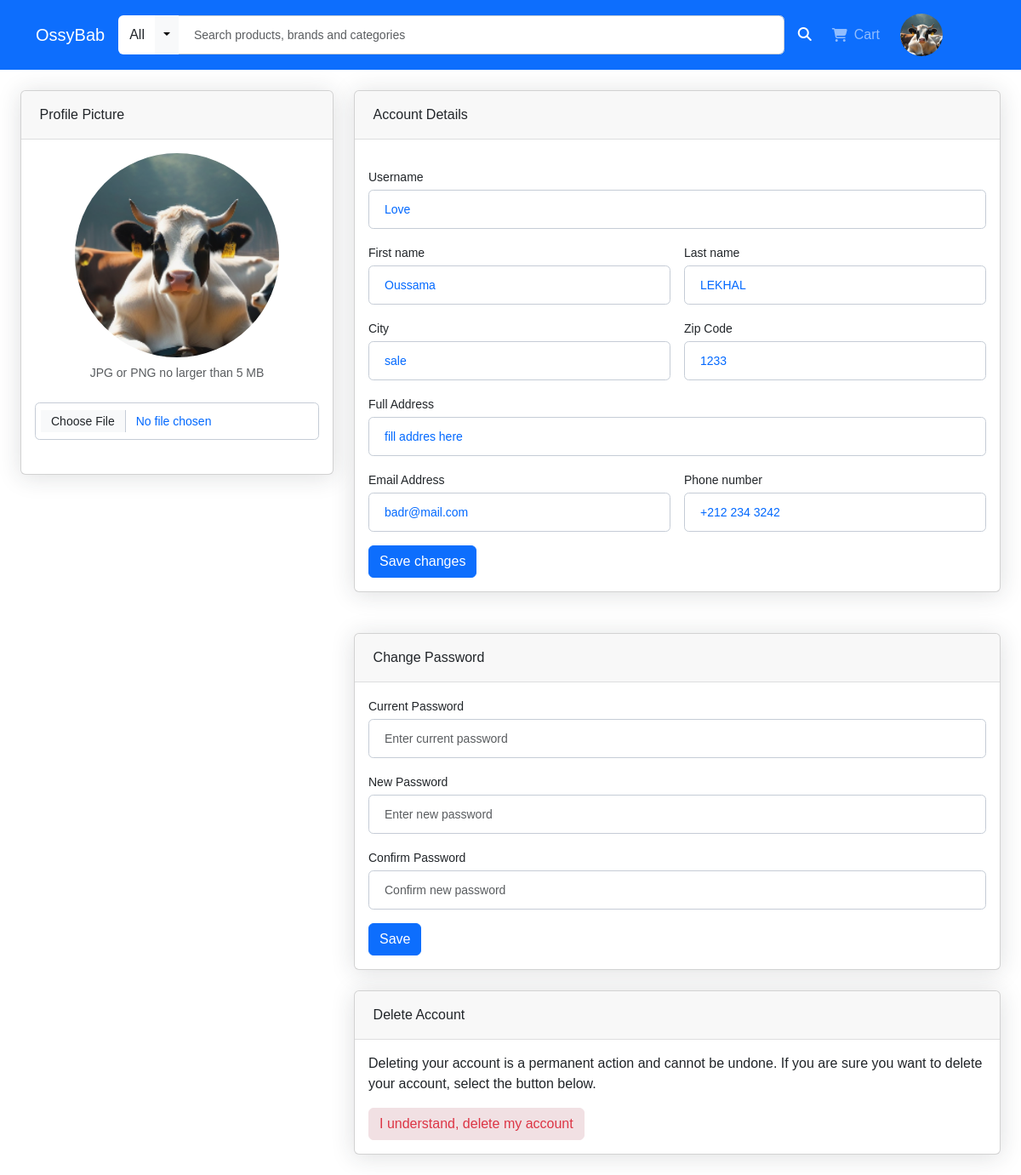
The page /client/profile/index.php (signed in) on the database its author committed.
### tables this page shows
CREATE TABLE `users` (
  `UserID` int(11) NOT NULL,
  `Username` varchar(50) NOT NULL,
  `PasswordHash` varchar(255) NOT NULL,
  `Email` varchar(100) NOT NULL,
  `FirstName` varchar(50) DEFAULT NULL,
  `LastName` varchar(50) DEFAULT NULL,
  `Address` varchar(255) DEFAULT NULL,
  `City` varchar(50) DEFAULT NULL,
  `ZipCode` varchar(20) DEFAULT NULL,
  `PhoneNumber` varchar(20) DEFAULT NULL,
  `is_admin` tinyint(1) DEFAULT 0,
  `UserImage` text NOT NULL DEFAULT 'profile.jpg',
  `archived` tinyint(1) DEFAULT 0,
  `CreatedAt` timestamp NOT NULL DEFAULT current_timestamp(),
  `UpdatedAt` timestamp NOT NULL DEFAULT current_timestamp() ON UPDATE current_timestamp()
);

### client/profile/index.php (the view, shortened to what this page needs)
<?php
include ("../../includes/connection.php");
$adminId = $_SESSION['id'];
?>
<!DOCTYPE html>
<html lang="en">
<head>
    <link href='https://unpkg.com/boxicons@2.1.4/css/boxicons.min.css' rel='stylesheet'>
    <link rel="stylesheet" href="https://cdnjs.cloudflare.com/ajax/libs/font-awesome/5.13.1/css/all.min.css"
 />
    <link rel="stylesheet" href="https://cdnjs.cloudflare.com/ajax/libs/cropperjs/1.6.2/cropper.min.css" />
    <link rel="stylesheet" href="https://cdnjs.cloudflare.com/ajax/libs/font-awesome/6.5.2/css/all.min.css"
 />
    <link rel="stylesheet" href="https://cdnjs.cloudflare.com/ajax/libs/font-awesome/6.1.1/css/all.min.css"
 />
    <link href='https://unpkg.com/boxicons@2.1.4/css/boxicons.min.css' rel='stylesheet'>
    <link rel="stylesheet" href="https://cdnjs.cloudflare.com/ajax/libs/animate.css/4.1.1/animate.min.css" />
    <link rel="stylesheet" href="../../assets/css/bootstrap.min.css">
    <link rel="stylesheet" href="../../assets/css/range.css">
    <link rel="stylesheet" href="../style.css">
</head>
<body>
    <?php include ('../navbar.php'); ?>
    <section class="content" id="content">
        <main>
            <?php
            $query = "SELECT * FROM users WHERE UserID = $adminId";
            $result = mysqli_query($conn, $query);
            if ($result && mysqli_num_rows($result) > 0) {
                $userData = mysqli_fetch_assoc($result);
                ?>
                <div class="container-l px-4 mt-4">
                    <div class="row">
                        <div class="col-xl-4">
                            <div class="card mb-4 mb-xl-0">
                                <div class="card-header">Profile Picture</div>
                                <div class="card-body text-center">
                                    <img id="imgPreview" class="img-account-profile rounded-circle mb-2"
                                        src="../../uploads/<?php echo $userData['UserImage']; ?>" alt />
                                    <div class="small font-italic text-muted mb-4">
                                        JPG or PNG no larger than 5 MB
                                    </div>
                                    <form action="process.php" method="post" enctype="multipart/form-data">
                                        <input type="file" name="userImage" class="userImg form-control">
                                        <br>
                                    </form>
                                </div>
                            </div>
                        </div>
                        <div class="col-xl-8">
                            <div class="card mb-4">
                                <div class="card-header">Account Details</div>
                                <div class="card-body">
                                    <form action="process.php" method="post" enctype="multipart/form-data">
                                        <div class="mb-3">
                                            <label class="small mb-1" for="inputUsername">Username </label>
                                            <input class="form-control" id="inputUsername" name="username" type="text"
                                                placeholder="Enter your username"
                                                value="<?php echo $userData['Username']; ?>" />
                                        </div>
                                        <div class="row gx-3 mb-3">
                                            <div class="col-md-6">
                                                <label class="small mb-1" for="inputFirstName">First name</label>
                                                <input class="form-control" id="inputFirstName" name="firstName" type="text"
                                                    placeholder="Enter your first name"
                                                    value="<?php echo $userData['FirstName']; ?>" />
                                            </div>
                                            <div class="col-md-6">
                                                <label class="small mb-1" for="inputLastName">Last name</label>
                                                <input class="form-control" id="inputLastName" name="lastName" type="text"
                                                    placeholder="Enter your last name"
                                                    value="<?php echo $userData['LastName']; ?>" />
                                            </div>
                                        </div>
                                        <div class="row gx-3 mb-3">
                                            <div class="col-md-6">
                                                <label class="small mb-1" for="inputCity">City</label>
                                                <input class="form-control" id="inputCity" name="city" type="text"
                                                    placeholder="Enter your location"
                                                    value="<?php echo $userData['City']; ?>" />
                                            </div>
                                            <div class="col-md-6">
                                                <label class="small mb-1" for="inputZipCode">Zip Code</label>
                                                <input class="form-control" id="inputZipCode" name="zipCode" type="text"
                                                    placeholder="Enter your ZipCode"
                                                    value="<?php echo $userData['ZipCode']; ?>" />
                                            </div>
                                        </div>
                                        <div class="mb-3">
                                            <label class="small mb-1" for="inputFullAddress">Full Address</label>
                                            <input class="form-control" id="inputFullAddress" name="fullAddress" type="text"
                                                placeholder="Enter your location"
                                                value="<?php echo $userData['Address']; ?>" />
                                        </div>
                                        <div class="row gx-3 mb-3">
                                            <div class="col-md-6">
                                                <label class="small mb-1" for="inputEmailAddress">Email Address</label>
                                                <input class="form-control" id="inputEmailAddress" name="emailAddress"
                                                    type="email" name="birthday" placeholder="name@example.com"
                                                    value="<?php echo $userData['Email']; ?>" />
                                            </div>
                                            <div class="col-md-6">
                                                <label class="small mb-1" for="inputPhoneNumber">Phone number</label>
                                                <input class="form-control" id="inputPhoneNumber" name="phoneNumber"
                                                    type="tel" placeholder="+212-XXXXXXXXX"
                                                    value="<?php echo $userData['PhoneNumber']; ?>" />
                                            </div>
                                        </div>
                                        <button class="btn btn-primary" type="submit" name="updateDetails">
                                            Save changes
                                        </button>
                                    </form>
                                </div>
                            </div>
                        </div>
                    </div>
                </div>
                <div class="container-l px-4 mt-4">
                    <div class="row">
                        <div class="col-lg-4">
                        </div>
                        <div class="col-lg-8">
                            <div class="card mb-4">
                                <div class="card-header">Change Password</div>
                                <div class="card-body">
                                    <form action="process.php" method="post" enctype="multipart/form-data">
                                        <div class="mb-3">
                                            <label class="small mb-1" for="currentPassword">Current Password</label>
                                            <input class="form-control" id="currentPassword" name="currentPassword"
                                                type="password" placeholder="Enter current password" required />
                                        </div>
                                        <div class="mb-3">
                                            <label class="small mb-1" for="newPassword">New Password</label>
                                            <input class="form-control" id="newPassword" name="newPassword" type="password"
                                                placeholder="Enter new password" required />
                                        </div>
                                        <div class="mb-3">
                                            <label class="small mb-1" for="confirmPassword">Confirm Password</label>
                                            <input class="form-control" id="confirmPassword" name="confirmPassword"
                                                type="password" placeholder="Confirm new password" required />
                                        </div>
                                        <button class="btn btn-primary" type="submit" name="updatePassword">Save</button>
                                    </form>
                                </div>
                            </div>
                            <div class="card mb-4">
                                <div class="card-header">Delete Account</div>
                                <div class="card-body">
                                    <p>
                                        Deleting your account is a permanent action and cannot be
                                        undone. If you are sure you want to delete your account, select
                                        the button below.
                                    </p>
                                    <button class="btn btn-danger-soft text-danger" type="button" data-bs-toggle="modal"
                                        data-bs-target="#deleteAccountModal">
                                        I understand, delete my account
                                    </button>
                                </div>
                            </div>
                        </div>
                    </div>
                </div>
                <?php
            } else {
                echo "User not found or database error!";
            }
            ?>
        </main>
    </section>
</body>
</html>

### client/style.css (style rules this page uses)
body { font-family: Arial, sans-serif; }

### client/profile/index.php (style rules this page uses)
.img-account-profile { height: 15rem; }
.rounded-circle { border-radius: 50% !important; }
.form-control, .dataTable-input { display: block; width: 100%; padding: 0.875rem 1.125rem; font-size: 0.875rem; font-weight: 500; line-height: 1; color: #0068ff; background-color: #fff; background-clip: padding-box; border: 1px solid #c5ccd6; -webkit-appearance: none; -moz-appearance: none; appearance: none; border-radius: 0.35rem; transition: border-color 0.15s ease-in-out, box-shadow 0.15s ease-in-out; }
.card { box-shadow: 0 0.15rem 1.75rem 0 rgb(33 40 50 / 15%); }
.card .card-header { font-weight: 500; }
.card-header:first-child { border-radius: 0.35rem 0.35rem 0 0; }
.card-header { padding: 1rem 1.35rem; margin-bottom: 0; background-color: rgba(33, 40, 50, 0.03); border-bottom: 1px solid rgba(33, 40, 50, 0.125); }
.btn-danger-soft { color: #000; background-color: #f1e0e3; border-color: #f1e0e3; }

### rows shown on the page
users: UserImage (picture), username "Love", firstName "Oussama", lastName "LEKHAL", city "sale", zipCode "1233", fullAddress "fill addres here", emailAddress "badr@mail.com", phoneNumber "+212 234 3242"
